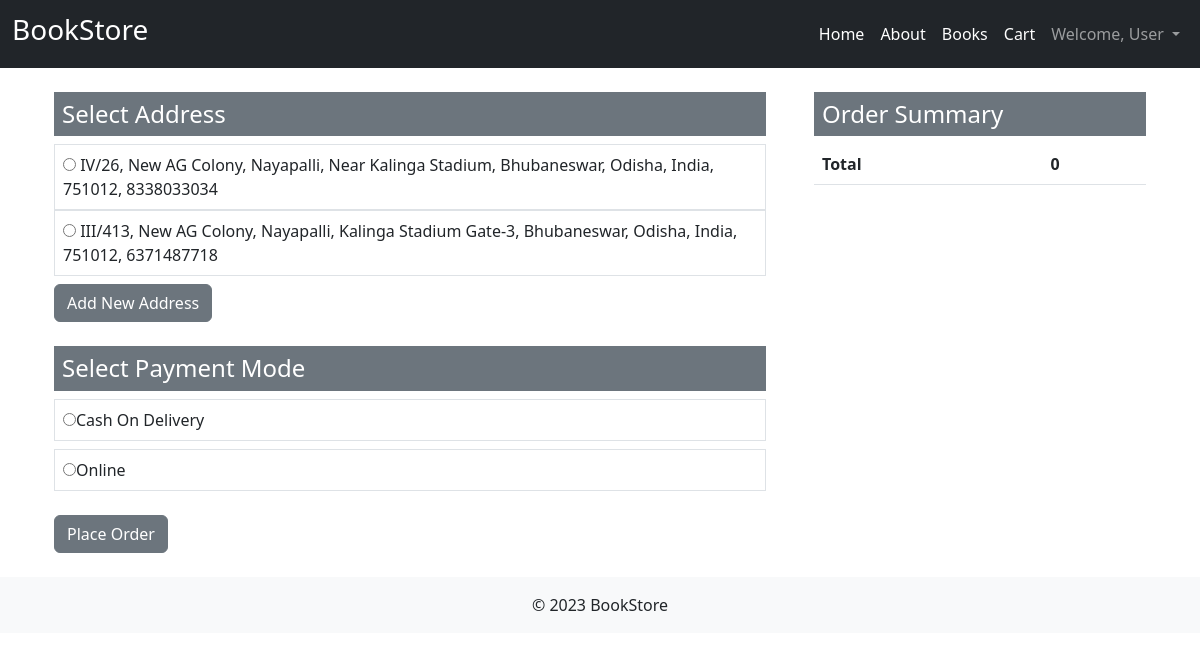
/book/check_out/ (signed in), run on the app's committed database.
### user/models.py (models this page shows)
class Address(models.Model):
    user = models.ForeignKey(User, on_delete=models.CASCADE)
    address_line_one = models.CharField(max_length=255)
    address_line_two = models.CharField(max_length=255)
    locality = models.CharField(max_length=255)
    landmark = models.CharField(max_length=255)
    city = models.CharField(max_length=255)
    state = models.CharField(max_length=255)
    country = models.CharField(max_length=255)
    zip = models.CharField(max_length=10)
    mobile = models.CharField(max_length=10)
    def __str__(self):
        return self.address_line_one+", "+self.address_line_two+", "+self.locality+", "+self.landmark+", "+self.city+", "+self.state+", "+self.country+", "+self.zip+", "+self.mobile

### book/views.py (the view)
# urls.py: path("check_out/", check_out, name="check_out"),
def check_out(request):
    addresses = Address.objects.filter(user=request.user)
    cart_details, total_price = get_cart_details(request)
    context ={
        "addresses": addresses,
        "books": cart_details,
        "total_price": total_price
    }
    return render(request, "book/check_out.html", context)

### book/views.py (called while the page is built, shortened)
def get_cart_details(request):
    total_price = 0
    cart_details = []
    if not request.session.get("cart_items"):
        return cart_details, total_price

### templates/book/check_out.html (shortened to what this page needs)
{% extends 'base.html' %}
{% block content %}
<div class="container">
    <div class="row">
        <div class="col-md-4 p-4 order-md-2">
            <h4 class="bg-secondary text-white p-2">Order Summary</h4>
            <table class = "table">
                <tr>
                    <th>Total</th>
                    <th>{{ total_price }}</th>
                </tr>
            </table>
        </div>
        <div class="col-md-8 p-4">
            {% if addresses %}
            <form action ="{% url 'place_order' %}" method="POST">
                <h4 class="bg-secondary text-white p-2">Select Address</h4>
                {% for a in addresses  %}
                    <label class="d-block border p-2">
                        <input type="radio" name="address" value="{{a.id}}" required> {{a}}
                    </label>
                {% endfor %}
                <button type="button" class="btn btn-secondary my-2" data-bs-toggle="modal" data-bs-target="#exampleModal">
                    Add New Address
                </button>
                <h4 class="bg-secondary text-white p-2 mt-3">Select Payment Mode</h4>
                <label class="d-block border p-2 mb-2">
                    <input type="radio" name="payment_mode" value="COD" required>Cash On Delivery
                </label>
                <label class="d-block border p-2 mb-2">
                    <input type="radio" name="payment_mode" value="online" required>Online
                </label>
                <input type="submit" value = "Place Order" class="btn btn-secondary mt-3">
            </form>
            {% else %}
            No Address Available
            <button type="button" class="btn btn-primary" data-bs-toggle="modal" data-bs-target="#exampleModal">
                Add New Address
            </button>
            {% endif %}
        </div>
    </div>
</div>
{% endblock content %}

### templates/base.html (shortened to what this page needs)
{% load static %}
<!DOCTYPE html>
<html lang="en">
<head>
    <link rel="stylesheet" href="https://cdnjs.cloudflare.com/ajax/libs/font-awesome/6.4.0/css/all.min.css" />
    <link rel="stylesheet" href="{% static 'bootstrap/bootstrap.min.css' %}">
    <link rel="stylesheet" href="{% static 'css/style.css' %}">
</head>
<body>
  <nav class="navbar bg-dark navbar-expand-lg" data-bs-theme="dark">
    <div class="container-fluid">
      <a class="navbar-brand" href="{% url 'index' %}">
        <h3>BookStore</h3>
      </a>
      <div class="collapse navbar-collapse" id="navbarNav">
        <ul class="navbar-nav ms-auto">
          <li class="nav-item">
            <a class="nav-link active" aria-current="page" href="{% url 'index' %}">Home</a>
          </li>
          <li class="nav-item">
            <a class="nav-link active" aria-current="page" href="{% url 'aboutus' %}">About</a>
          </li>
          <li class="nav-item">
            <a class="nav-link active" aria-current="page" href="{% url 'all_books' %}">Books</a>
          </li>
          {% if user.is_authenticated %}
          <li class="nav-item">
            <a class="nav-link active" aria-current="page" href="{% url 'cart' %}">Cart</a>
          </li>
          <li class="nav-item dropdown">
            <a class="nav-link dropdown-toggle" href="#" role="button" data-bs-toggle="dropdown" aria-expanded="false">
              Welcome, {{user.first_name}}
            </a>
          </li>
          {% endif %}
          </ul>
      </div>
    </div>
  </nav>
    {% block content %}{% endblock content %}
    <footer class="bg-light text-center py-3">
        &copy; 2023 BookStore
    </footer>
</body>
</html>

### data on the page
Address: address_line_one+address_line_two+locality "IV/26, New AG Colony, Nayapalli, Near Kalinga Stadium, Bhubaneswar, Odisha, India, 751012, 8338033034"
Address: address_line_one+address_line_two+locality "III/413, New AG Colony, Nayapalli, Kalinga Stadium Gate-3, Bhubaneswar, Odisha, India, 751012, 6371487718"

### other printed values
{{ user.first_name }} "User"
{{ total_price }} "0"
